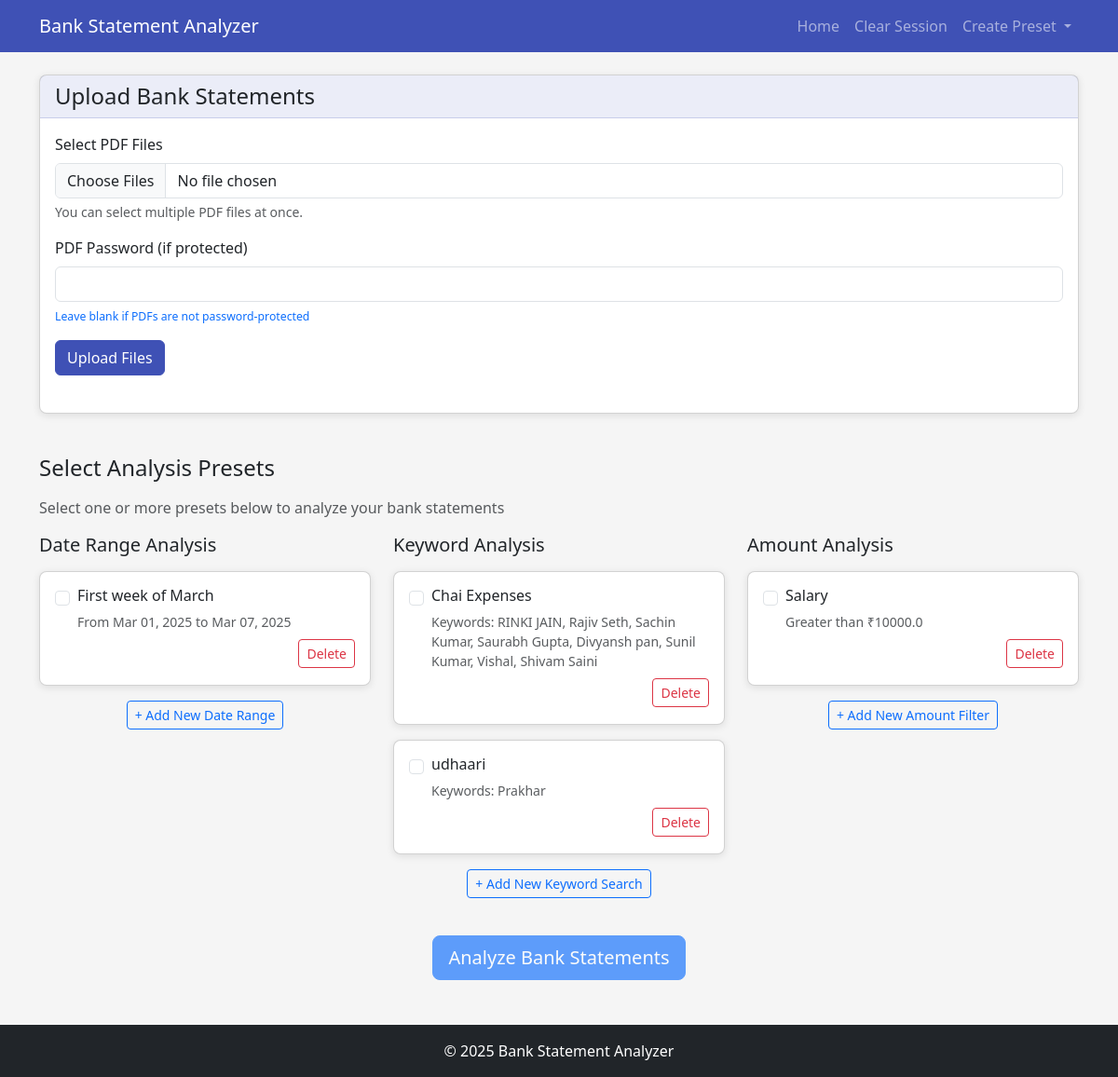
The page / on the database its author committed.
### analyzer/models.py (models this page shows, shortened)
class Preset(models.Model):
    PRESET_TYPES = [
        ('date_range', "Date Range"),
        ('amount_filter', "Amount Filter"),
        ('keyword', "Keyword"),
    ]
    COMPARISONS = [
        ('=', "Equals"),
        ('gt', "Greater Than"),
        ('lt', "Less Than"),
    ]
    DEFAULT_IMAGE = 'images/default.png'
    name = models.CharField(max_length=30)
    image = models.ImageField(upload_to='images/', null=False, blank=False, default=DEFAULT_IMAGE)
    preset_type = models.CharField(choices=PRESET_TYPES)
    start_date = models.DateField(null=True, blank=True)
    end_date = models.DateField(null=True, blank=True)
    keywords = models.TextField(null=True, blank=True,
                                help_text='Comma-seperated keywords')
    amount_value = models.FloatField(null=True, blank=True)
    comparison_type = models.CharField(choices=COMPARISONS, null=True, blank=True)

### analyzer/views.py (the view, shortened to what this page needs)
# urls.py: path('', IndexView.as_view(), name='index'),
class IndexView(View):
    def get(self, request, *args, **kwargs):
        request.session.setdefault('dataframes', list())
        date_range_presets = Preset.objects.filter(preset_type='date_range').order_by('name')
        keyword_presets = Preset.objects.filter(preset_type='keyword').order_by('name')
        amount_filter_presets = Preset.objects.filter(preset_type='amount_filter').order_by('name')
        pdf_count = len(request.session.get('dataframes', []))
        context = {
            'pdf_count': pdf_count,
            'date_range_presets': date_range_presets,
            'amount_presets': amount_filter_presets,
            'keyword_presets': keyword_presets
        }
        return render(request, 'index.html', context)

### templates/index.html (shortened to what this page needs)
{% extends 'base.html' %}
{% block content %}
<div class="row mb-4">
    <div class="col-lg-12">
        <div class="card">
            <div class="card-header">
                <h4 class="mb-0">Upload Bank Statements</h4>
            </div>
            <div class="card-body">
                <form method="post" enctype="multipart/form-data" class="mb-4">
                    <div class="mb-3">
                        <label for="id_pdf_files" class="form-label">Select PDF Files</label>
                        <input type="file" class="form-control" name="pdf_files" multiple>
                        <div class="form-text">You can select multiple PDF files at once.</div>
                    </div>
                    <div class="mb-3">
                        <label for="id_password" class="form-label">PDF Password (if protected)</label>
                        <input type="password" class="form-control" name="password">
                        <div class="form-text"><small class="text-primary">Leave blank if PDFs are not password-protected</small></div>
                    </div>
                    <button type="submit" class="btn btn-primary">Upload Files</button>
                </form>
            </div>
        </div>
    </div>
</div>
<div class="row">
    <div class="col-12">
        <h4 class="mb-3">Select Analysis Presets</h4>
        <p class="text-muted">Select one or more presets below to analyze your bank statements</p>
    </div>
</div>
<form method="post" action="{% url 'results' %}" id="presetForm">
    <div class="row">
        <div class="col-md-4 mb-4">
            <h5 class="mb-3">Date Range Analysis</h5>
            {% if date_range_presets %}
                {% for preset in date_range_presets %}
                <div class="card preset-card mb-3">
                    <div class="card-body">
                        <div class="form-check">
                            <input class="form-check-input" type="checkbox" name="presets" value="{{ preset.id }}" id="preset_{{ preset.id }}">
                            <label class="form-check-label d-block" for="preset_{{ preset.id }}">
                                <div class="d-flex align-items-center mb-2">
                                    <h6 class="mb-0">{{ preset.name }}</h6>
                                </div>
                                <p class="mb-0 text-muted small">From {{ preset.start_date|date:"M d, Y" }} to {{ preset.end_date|date:"M d, Y" }}</p>
                                <div class="d-flex justify-content-end mt-2">
                                    <a href="{% url 'delete_preset' preset.id %}" class="btn btn-sm btn-outline-danger" onclick="return confirm('Are you sure you want to delete this preset?');">Delete</a>
                                </div>
                            </label>
                        </div>
                    </div>
                </div>
                {% endfor %}
            {% endif %}
            <div class="text-center mt-2">
                <a href="{% url 'create_preset' 'date_range' %}" class="btn btn-sm btn-outline-primary">+ Add New Date Range</a>
            </div>
        </div>
        <div class="col-md-4 mb-4">
            <h5 class="mb-3">Keyword Analysis</h5>
            {% if keyword_presets %}
                {% for preset in keyword_presets %}
                <div class="card preset-card mb-3">
                    <div class="card-body">
                        <div class="form-check">
                            <input class="form-check-input" type="checkbox" name="presets" value="{{ preset.id }}" id="preset_{{ preset.id }}">
                            <label class="form-check-label d-block" for="preset_{{ preset.id }}">
                                <div class="d-flex align-items-center mb-2">
                                    <h6 class="mb-0">{{ preset.name }}</h6>
                                </div>
                                <p class="mb-0 text-muted small">Keywords: {{ preset.keywords }}</p>
                                <div class="d-flex justify-content-end mt-2">
                                    <a href="{% url 'delete_preset' preset.id %}" class="btn btn-sm btn-outline-danger" onclick="return confirm('Are you sure you want to delete this preset?');">Delete</a>
                                </div>
                            </label>
                        </div>
                    </div>
                </div>
                {% endfor %}
            {% endif %}
            <div class="text-center mt-2">
                <a href="{% url 'create_preset' 'keyword_search' %}" class="btn btn-sm btn-outline-primary">+ Add New Keyword Search</a>
            </div>
        </div>
        <div class="col-md-4 mb-4">
            <h5 class="mb-3">Amount Analysis</h5>
            {% if amount_presets %}
                {% for preset in amount_presets %}
                <div class="card preset-card mb-3">
                    <div class="card-body">
                        <div class="form-check">
                            <input class="form-check-input" type="checkbox" name="presets" value="{{ preset.id }}" id="preset_{{ preset.id }}">
                            <label class="form-check-label d-block" for="preset_{{ preset.id }}">
                                <div class="d-flex align-items-center mb-2">
                                    <h6 class="mb-0">{{ preset.name }}</h6>
                                </div>
                                <p class="mb-0 text-muted small">
                                    {% if preset.comparison_type == 'eq' %}
                                        Equal to
                                    {% elif preset.comparison_type == 'lt' %}
                                        Less than
                                    {% elif preset.comparison_type == 'gt' %}
                                        Greater than
                                    {% endif %}
                                    ₹{{ preset.amount_value }}
                                </p>
                                <div class="d-flex justify-content-end mt-2">
                                    <a href="{% url 'delete_preset' preset.id %}" class="btn btn-sm btn-outline-danger" onclick="return confirm('Are you sure you want to delete this preset?');">Delete</a>
                                </div>
                            </label>
                        </div>
                    </div>
                </div>
                {% endfor %}
            {% endif %}
            <div class="text-center mt-2">
                <a href="{% url 'create_preset' 'amount_filter' %}" class="btn btn-sm btn-outline-primary">+ Add New Amount Filter</a>
            </div>
        </div>
    </div>
    <div class="row mt-3">
        <div class="col-12 text-center">
            <button type="submit" class="btn btn-primary btn-lg" id="analyzeBtn" disabled>
                Analyze Bank Statements
            </button>
        </div>
    </div>
</form>
{% endblock %}

### templates/base.html (shortened to what this page needs)
<!DOCTYPE html>
<html lang="en">
<head>
    <link href="https://cdn.jsdelivr.net/npm/bootstrap@5.3.0-alpha1/dist/css/bootstrap.min.css" rel="stylesheet">
</head>
<body>
    <nav class="navbar navbar-expand-lg navbar-dark mb-4">
        <div class="container">
            <a class="navbar-brand" href="{% url 'index' %}">
                Bank Statement Analyzer
            </a>
            <div class="collapse navbar-collapse" id="navbarNav">
                <ul class="navbar-nav ms-auto">
                    <li class="nav-item">
                        <a class="nav-link" href="{% url 'index' %}">Home</a>
                    </li>
                    <li class="nav-item">
                        <a class="nav-link" href="{% url 'clear' %}">Clear Session</a>
                    </li>
                    <li class="nav-item dropdown">
                        <a class="nav-link dropdown-toggle" href="#" id="presetDropdown" role="button" data-bs-toggle="dropdown" aria-expanded="false">
                            Create Preset
                        </a>
                    </li>
                </ul>
            </div>
        </div>
    </nav>
    <div class="container mb-5">
        {% block content %}{% endblock %}
    </div>
    {% include 'footer.html' %}
</body>
</html>

### templates/footer.html
<body class="d-flex flex-column min-vh-100">
    <footer class="bg-dark text-center text-white py-3 mt-auto">
        <div class="container">
            <p class="mb-0">&copy; {% now "Y" %} Bank Statement Analyzer</p>
        </div>
    </footer>
</body>

### templates/base.html (style rules this page uses)
:root { --primary-color: #3f51b5; --secondary-color: #f50057; --light-bg: #f5f5f5; }
body { background-color: var(--light-bg); font-family: 'Segoe UI', Tahoma, Geneva, Verdana, sans-serif; }
.navbar { background-color: var(--primary-color); }
.card { margin-bottom: 20px; box-shadow: 0 2px 8px rgba(0,0,0,0.1); border-radius: 8px; }
.card-header { background-color: rgba(63, 81, 181, 0.1); border-bottom: 1px solid rgba(63, 81, 181, 0.2); }
.btn-primary { background-color: var(--primary-color); border-color: var(--primary-color); }
.preset-card { transition: transform 0.2s; cursor: pointer; }
.text-primary { color: var(--primary-color); }

### rows shown on the page
Preset: name "First week of March", start_date "Mar 01, 2025", end_date "Mar 07, 2025"
Preset: name "Chai Expenses", keywords "RINKI JAIN, Rajiv Seth, Sachin Kumar, Saurabh Gupta, Divyansh pan, Sunil Kumar, Vishal, Shivam Saini"
Preset: name "udhaari", keywords "Prakhar"
Preset: name "Salary", comparison_type "Greater than", amount_value "10000.0"
